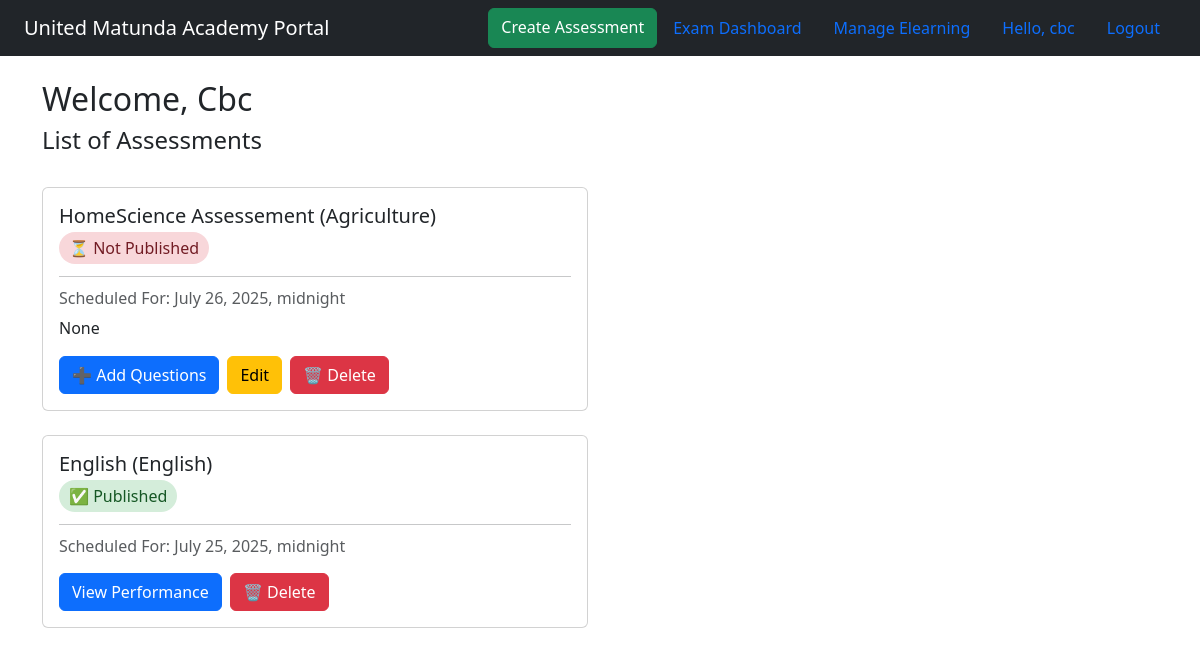
Page /assessment/dashboard/ (signed in) on the earlier database version.
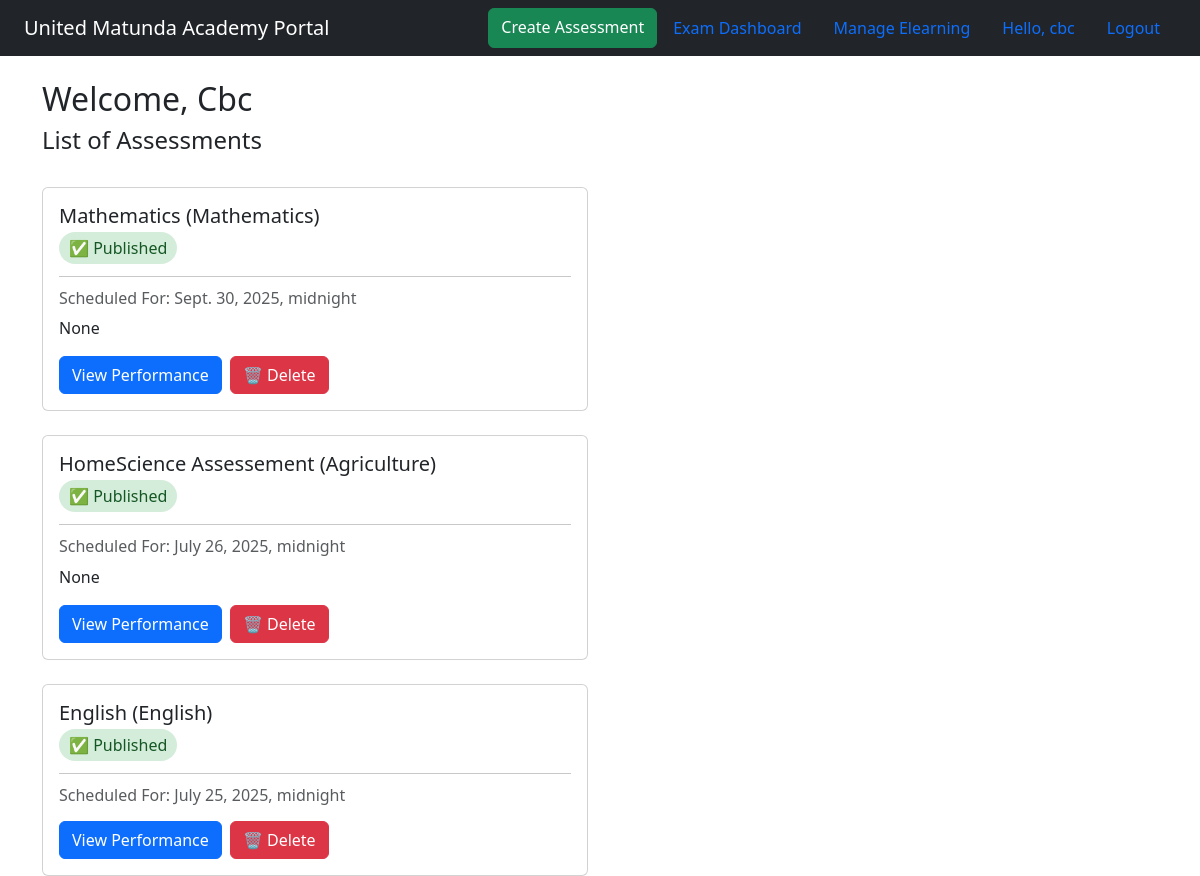
Same page on the later database version.
### Assessments/models.py (models this page shows, shortened)
class Assessment(models.Model):
    title = models.CharField(max_length=255)
    user = models.ForeignKey(User,  on_delete=models.CASCADE, blank=True, null=True)
    grade = models.ForeignKey(Grade, related_name='grade_assessments', on_delete=models.CASCADE)
    subject = models.ForeignKey(Subject, on_delete=models.CASCADE)
    teacher = models.CharField(max_length=250)
    scheduled_date = models.DateTimeField()
    duration_minutes = models.PositiveIntegerField()
    created = models.DateTimeField(auto_now_add=True)
    description = models.TextField(blank=True, null=True)
    is_published = models.BooleanField(default=False)
    done = models.BooleanField(default=False)
    class Meta:
        ordering = ('-created',)
    def __str__(self):
        return f"{self.title} ({self.subject})"

### Subjects/models.py (models this page shows)
class Subject(models.Model):
    name = models.CharField(max_length=250)
    def __str__(self):
        return f"{self.name}"

### Assessments/views.py (the view)
# urls.py: path('dashboard/', views.Dashboard.as_view(), name='dashboard'),
class Dashboard(LoginRequiredMixin, ListView):
    template_name = 'dashboard.html'
    context_object_name = 'teacher_assessment_list'
    def get_queryset(self):
        return Assessment.objects.filter(user=self.request.user)

### Assessments/templates/dashboard.html
{% extends 'base.html' %}
{% block nav %}
    <a href="{% url 'create_assessment' %}" class="btn btn-success">Create Assessment</a>
{% endblock %}
{% block content %}
    <div class="row">
        <div class="col-md-6">
        <h2>Welcome, {{ request.user.username | capfirst }}</h2>
            <h4>List of Assessments</h4>
            {% for i in teacher_assessment_list %}
            <br>
                <div class="card">
                  <div class="card-body">
                    <h5 class="card-title">{{ i }}</h5>
                    {% if i.is_published %}
                      <span style="background-color: #d4edda; color: #155724; padding: 5px 10px; border-radius: 20px;">
                        ✅ Published
                      </span>
                    {% else %}
                      <span style="background-color: #f8d7da; color: #721c24; padding: 5px 10px; border-radius: 20px;">
                        ⏳ Not Published
                      </span>
                    {% endif %}
                    <hr>
                      <h6 class="card-subtitle mb-2 text-muted">Scheduled For: {{ i.scheduled_date }}</h6>
                    <p class="card-text">{{ i.description }}</p>
                    <div class="d-flex gap-2 flex-wrap">
                        {% if i.is_published %}
                            <a href="{% url 'assessment_analysis' i.pk %}" class="btn btn-primary">View Performance</a>
                        {% else %}
                            <a href="{% url 'create_questions' i.pk %}" class="btn btn-primary">➕ Add Questions</a>
                            <a href="{% url 'assessment_edit' i.pk %}" class="btn btn-warning">Edit</a>
                        {% endif %}
                      <a href="{% url 'delete_assessment' i.pk %}" class="btn btn-danger">🗑️ Delete</a>
                    </div>
                  </div>
                </div>
            {% empty %}
                <h3>No Assessments Available</h3>
            {% endfor %}
        </div>
        <div class="col-md-6">
        </div>
    </div>
{% endblock %}

Differences in the rows shown:
added Assessment: title+subject "Mathematics (Mathematics)", is_published "✅ Published", scheduled_date "Sept. 30, 2025, midnight", description "None"
changed Assessment "July 26, 2025, midnight": is_published "⏳ Not Published ➕ Add Questions Edit" → "✅ Published View Performance"
